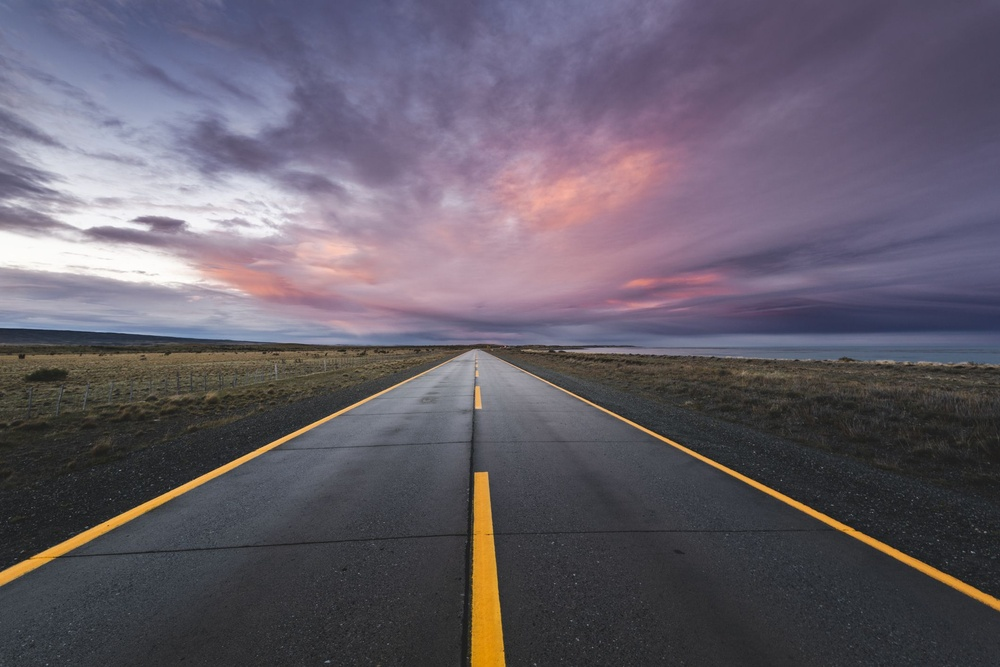
#> input picture neuro/opencvtheory/roadpov.jpg, 1000 x 667 px, shrunk from 2119 x 1414 before the run
$ python conturing.py
#> lines starting #> are read from the running program, lines starting #| are printed output that depends on the picture; after the words box and inside, x2 and y2 are one past the last pixel; in counts of white or black regions, pixels touching at a corner belong together
import cv2 as c
import numpy as np
picture=c.imread('roadpov.jpg')
#> picture is the input picture: shape (667, 1000, 3); mean B, G, R 105.2, 93.4, 100.3
canvas=np.zeros(picture.shape, dtype='uint8')

picture=c.cvtColor(picture, c.COLOR_BGR2GRAY)
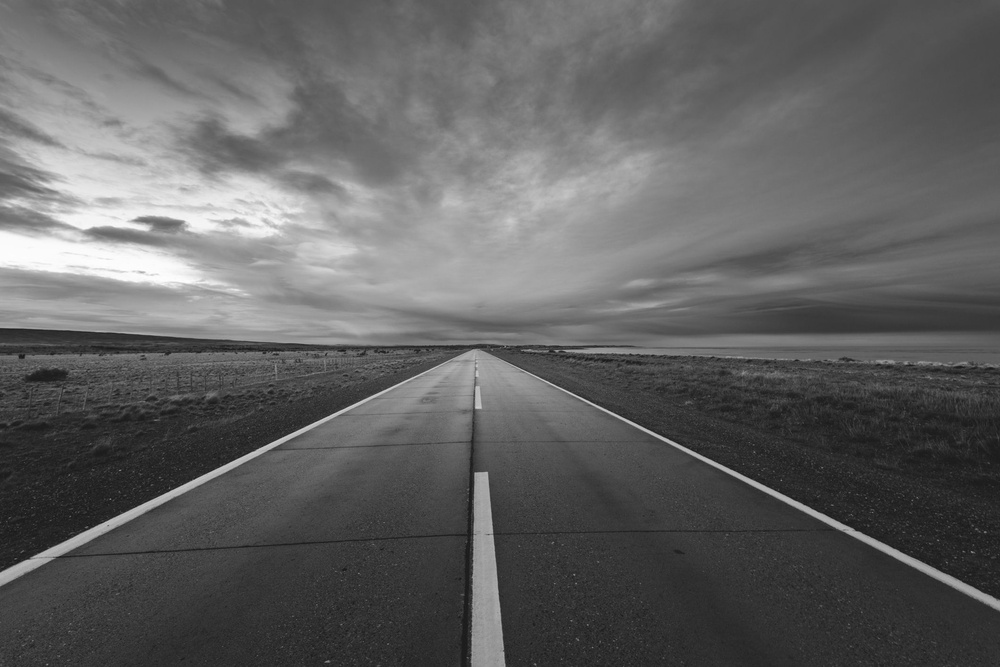
#> picture: shape (667, 1000); min 20, max 255, mean 96.8
picture=c.GaussianBlur(picture, (5,7), 0)
picture=c.Canny(picture, 255, 0)
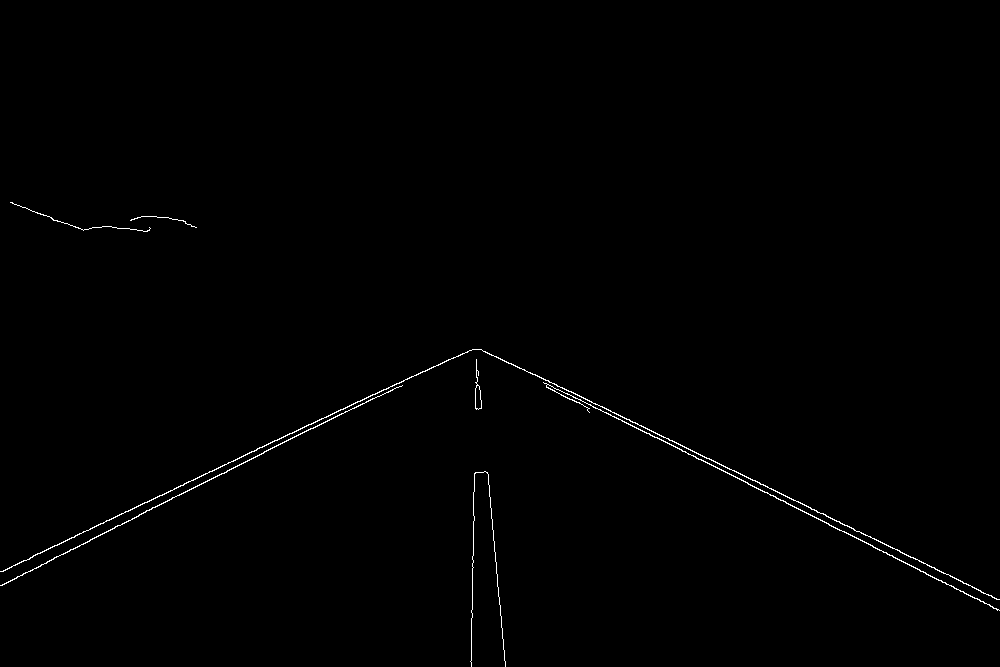
#> picture: shape (667, 1000); 0.51% white in thin lines or dots, all inside (x1, y1, x2, y2) = (0, 202, 1000, 667)
matrix_conturing, hierarchy=c.findContours(picture, c.RETR_LIST, c.CHAIN_APPROX_NONE)
#> matrix_conturing = 8 contours, 3 with area under 20; largest, box (x1, y1, x2, y2) and area: (0, 349, 1000, 600) 421, (543, 382, 1000, 611) 210, (0, 385, 403, 586) 174, (475, 359, 482, 410) 122, (475, 385, 482, 410) 116


c.drawContours(canvas, matrix_conturing, -1, (180, 0, 99), 1)

c.imshow('r', canvas)
c.waitKey(0)
